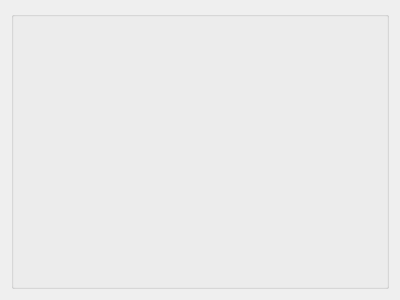
<?xml version="1.0" encoding="UTF-8"?>
<ui version="4.0">
 <class>QSliderGroup</class>
 <widget class="QWidget" name="QSliderGroup">
  <property name="geometry">
   <rect>
    <x>0</x>
    <y>0</y>
    <width>400</width>
    <height>300</height>
   </rect>
  </property>
  <property name="windowTitle">
   <string>Form</string>
  </property>
  <layout class="QHBoxLayout" name="horizontalLayout">
   <item>
    <widget class="QGroupBox" name="group">
     <property name="title">
      <string/>
     </property>
     <property name="flat">
      <bool>false</bool>
     </property>
     <property name="checkable">
      <bool>false</bool>
     </property>
     <layout class="QVBoxLayout" name="verticalLayout">
      <item>
       <widget class="QLinkedBoundedSliders" name="linkedSliders1" native="true"/>
      </item>
      <item>
       <widget class="QLinkedBoundedSliders" name="linkedSliders2" native="true"/>
      </item>
     </layout>
    </widget>
   </item>
  </layout>
 </widget>
 <customwidgets>
  <customwidget>
   <class>QLinkedBoundedSliders</class>
   <extends>QWidget</extends>
   <header location="global">widgets/qlinkedboundedsliders.h</header>
   <container>1</container>
  </customwidget>
 </customwidgets>
 <resources/>
 <connections/>
</ui>
